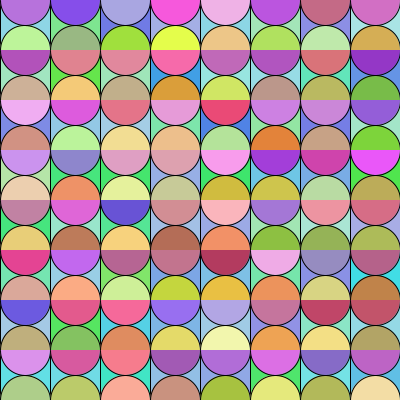
Frame 1 (no input)
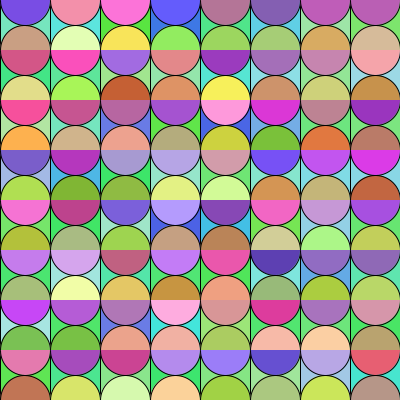
Frame 2 (the mouse pressed at the canvas centre, redrawn once)

The Processing sketch that drew these frames (run headless with seeded random() and noise(); the mouse was pressed at the canvas centre and the sketch redrawn once):

// Processing sketch: pattern01
// ── pattern01.pde

// comment

void setup() {
  size(400,400);
  colorMode(HSB, 360, 100, 100);
  background(10, 97, 75);
  noLoop();
}

void draw() {

   for( int x = 0; x < width; x += 50) {
    for (int y = 0; y < height; y += 50) {
        pushMatrix();
        translate(x,y);
        drawBox();
        popMatrix();
        
    }
  }
}


void drawBox() {

    fill(random(100,240), random(25,75), 90);
    rect(0,0,50,50);

    fill(random(10,101), random(25,75), random(70,100));
    arc(25, 50, 50, 50, PI, 2*PI);
    fill(random(241,360), random(25,75), random(70,100));
    //fill(random(10,101), random(25,75), 90);
    arc(25,0, 50, 50, 0, PI);

}
